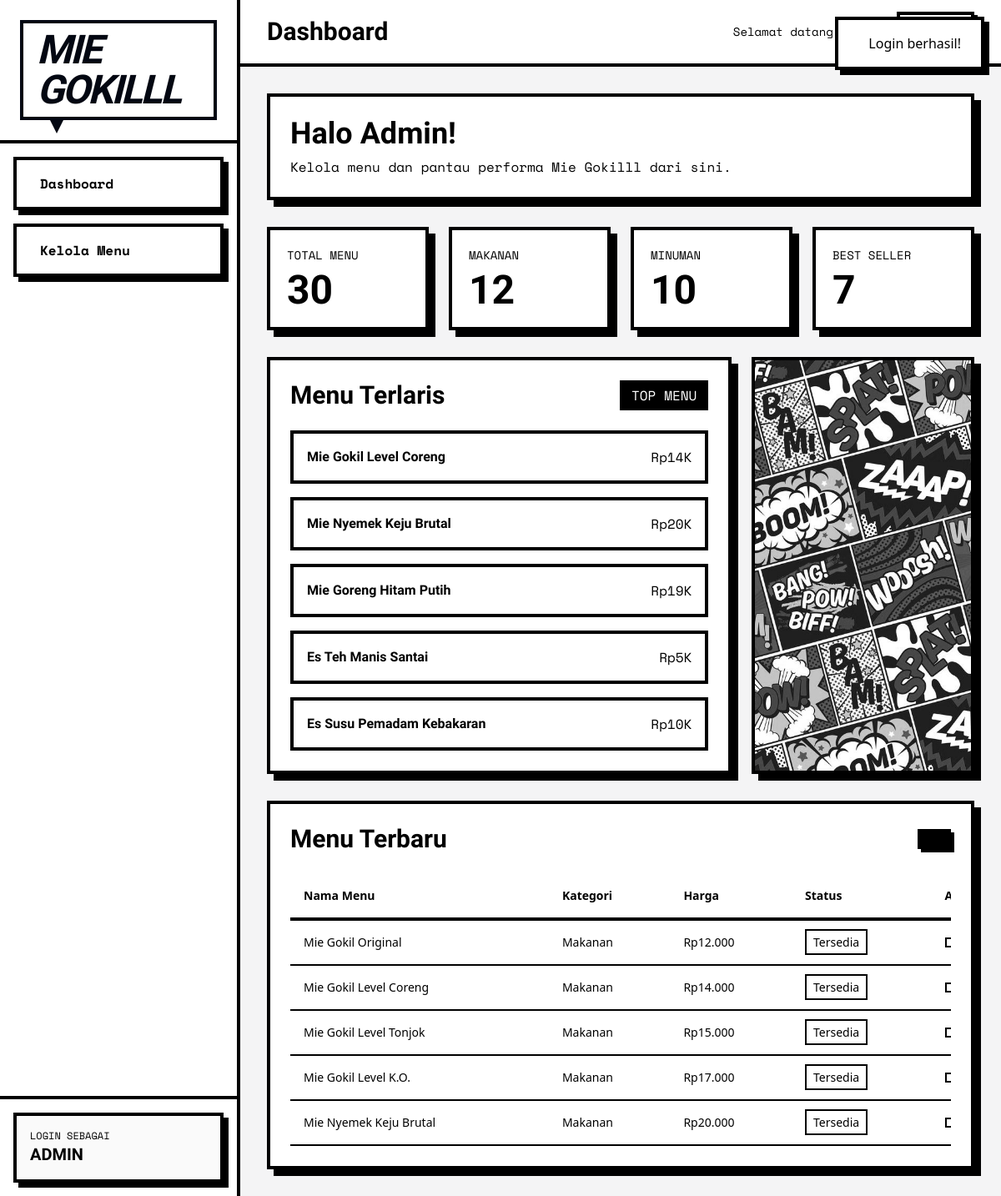
/admin/dashboard/index.php (signed in), run on the app's committed database.
### tables this page shows
CREATE TABLE `menu` (
  `id` int NOT NULL,
  `nama_menu` varchar(100) NOT NULL,
  `harga` int NOT NULL,
  `kategori` enum('makanan','minuman','cemilan') NOT NULL,
  `deskripsi` text,
  `foto` varchar(255) NOT NULL,
  `tersedia` tinyint(1) NOT NULL DEFAULT '1',
  `terlaris` tinyint(1) NOT NULL DEFAULT '0',
  `created_at` timestamp NULL DEFAULT CURRENT_TIMESTAMP
);

### services/helpers.php (called while the page is built, shortened)
<?php
function formatHarga($harga)
{
    if ($harga >= 1000) {
        return 'Rp' . round($harga / 1000) . 'K';
    }
    return 'Rp' . $harga;
}
?>

### services/domain.php (called while the page is built)
<?php $domain = "/mie-gokilll/"; ?>

### admin/dashboard/index.php (the view, shortened to what this page needs)
<?php
include './../../services/domain.php';
include './../../services/helpers.php';
include "./../../config/koneksi.php";
$result = $conn->query("
    SELECT COUNT(*) as total
    FROM menu
");
$totalMenu = $result->fetch_assoc()['total'];
$result = $conn->query("
    SELECT COUNT(*) as total
    FROM menu
    WHERE kategori='makanan'
");
$totalMakanan = $result->fetch_assoc()['total'];
$result = $conn->query("
    SELECT COUNT(*) as total
    FROM menu
    WHERE kategori='minuman'
");
$totalMinuman = $result->fetch_assoc()['total'];
$result = $conn->query("
    SELECT COUNT(*) as total
    FROM menu
    WHERE terlaris=1
");
$totalBestSeller = $result->fetch_assoc()['total'];
?>
<?php
$stmt = $conn->prepare("
    SELECT *
    FROM menu
    WHERE terlaris=1
    ORDER BY created_at DESC
    LIMIT 5
");
$stmt->execute();
$bestSellerMenus = $stmt->get_result();
$stmt = $conn->prepare("
    SELECT *
    FROM menu
    ORDER BY created_at DESC
    LIMIT 5
");
$stmt->execute();
$newMenus = $stmt->get_result();
?>
<!DOCTYPE html>
<html lang="id">
<head>
    <link rel="stylesheet" href="./../../src/css/style.css">
    <link href="https://cdn.boxicons.com/3.0.8/fonts/basic/boxicons.min.css" rel="stylesheet">
    <link href="https://cdn.boxicons.com/3.0.8/fonts/filled/boxicons-filled.min.css" rel="stylesheet">
    <link href="https://cdn.boxicons.com/3.0.8/fonts/brands/boxicons-brands.min.css" rel="stylesheet">
</head>
<body class="w-full h-screen overflow-hidden bg-zinc-100">
<div class="flex h-screen">
    <?php include './../../includes/admin/sidebar.php'; ?>
    <div class="flex flex-col flex-1 h-screen min-w-0">
        <?php include './../../includes/admin/header.php'; ?>
        <main class="min-w-0 w-full flex-1 overflow-y-auto p-8 space-y-8 max-md:p-4 max-md:space-y-4">
            <section class="bg-white border-4 border-black p-6 shadow-[8px_8px_0px_#000]">
                <h2 class="font-bricolage text-4xl font-black">
                    Halo <?= ucfirst($_SESSION['username']) ?>!
                </h2>
                <p class="font-space-mono mt-2">
                    Kelola menu dan pantau performa Mie Gokilll dari sini.
                </p>
            </section>
            <section class="grid grid-cols-4 max-md:grid-cols-2 gap-6">
                <div class="bg-white border-4 border-black p-5 shadow-[8px_8px_0px_#000]">
                    <p class="font-space-mono text-sm">
                        TOTAL MENU
                    </p>
                    <h3 class="font-bricolage text-5xl font-black mt-2">
                        <?= $totalMenu ?>
                    </h3>
                </div>
                <div class="bg-white border-4 border-black p-5 shadow-[8px_8px_0px_#000]">
                    <p class="font-space-mono text-sm">
                        MAKANAN
                    </p>
                    <h3 class="font-bricolage text-5xl font-black mt-2">
                        <?= $totalMakanan ?>
                    </h3>
                </div>
                <div class="bg-white border-4 border-black p-5 shadow-[8px_8px_0px_#000]">
                    <p class="font-space-mono text-sm">
                        MINUMAN
                    </p>
                    <h3 class="font-bricolage text-5xl font-black mt-2">
                        <?= $totalMinuman ?>
                    </h3>
                </div>
                <div class="bg-white border-4 border-black p-5 shadow-[8px_8px_0px_#000]">
                    <p class="font-space-mono text-sm">
                        BEST SELLER
                    </p>
                    <h3 class="font-bricolage text-5xl font-black mt-2">
                        <?= $totalBestSeller ?>
                    </h3>
                </div>
            </section>
            <section class="grid grid-cols-3 gap-6">
                <div class="col-span-2 max-md:col-span-3 bg-white border-4 border-black p-6 shadow-[8px_8px_0px_#000]">
                    <div class="flex justify-between items-center mb-6">
                        <h3 class="font-bricolage text-3xl max-md:text-xl font-black">
                            Menu Terlaris
                        </h3>
                        <span class="px-3 py-1 bg-black text-white border-2 border-black font-space-mono max-md:text-sm">
                            TOP MENU
                        </span>
                    </div>
                    <div class="space-y-4">
                        <?php while($menu = $bestSellerMenus->fetch_assoc()): ?>
                        <div class="border-4 border-black p-4 flex justify-between">
                            <span class="font-bricolage font-bold">
                                <?= $menu['nama_menu'] ?>
                            </span>
                            <span class="font-space-mono">
                                <?= formatHarga($menu['harga']) ?>
                            </span>
                        </div>
                        <?php endwhile;?>
                    </div>
                </div>
                <div class="max-md:hidden bg-white border-4 border-black shadow-[8px_8px_0px_#000]">
                    <img src="./../../src/img/komik.jpg" alt="" class="grayscale object-cover w-full h-full">
                </div>
            </section>
            <section class="max-md:mb-20 w-full bg-white border-4 border-black p-6 shadow-[8px_8px_0px_#000]">
                <div class="flex justify-between items-center mb-6">
                    <h3 class="font-bricolage text-3xl max-md:text-xl font-black">
                        Menu Terbaru
                    </h3>
                    <a href="<?= $domain . 'admin/menu/tambah.php' ?>"
                        class="px-4 py-2 bg-black text-white border-4 border-black shadow-[4px_4px_0px_#000] hover:translate-x-1 hover:translate-y-1 hover:shadow-none transition-all"
                    >
                    </a>
                </div>
                <div class="w-full overflow-x-auto">
                    <table class="min-w-[900px] w-max text-sm text-left">
                        <thead>
                            <tr class="border-b-4 border-black">
                                <th class="text-left py-4 px-4">Nama Menu</th>
                                <th class="text-left py-4 px-4">Kategori</th>
                                <th class="text-left py-4 px-4">Harga</th>
                                <th class="text-left py-4 px-4">Status</th>
                                <th class="text-left py-4 px-4">Aksi</th>
                            </tr>
                        </thead>
                        <tbody>
                            <?php while($menu = $newMenus->fetch_assoc()): ?>
                            <tr class="border-b-2 border-black">
                                <td class="p-4">
                                    <div class="flex items-center gap-2 h-fit">
                                        <?= htmlspecialchars($menu['nama_menu']) ?>
                                    </div>
                                </td>
                                <td class="p-4">
                                    <?= ucfirst($menu['kategori']) ?>
                                </td>
                                <td class="p-4">
                                    Rp<?= number_format($menu['harga'], 0, ',', '.') ?>
                                </td>
                                <td class="p-4">
                                    <?php if($menu['tersedia']): ?>
                                        <span class="px-2 py-1 border-2 border-black">
                                            Tersedia
                                        </span>
                                    <?php else: ?>
                                        <span class="px-2 py-1 bg-black text-white border-2 border-black">
                                            Habis
                                        </span>
                                    <?php endif; ?>
                                </td>
                                <td class="p-4">
                                    <div class="flex items-center gap-2">
                                        <a href="<?= $domain . 'admin/menu/detail.php?id=' . $menu['id'] ?>" class="flex items-center justify-center bg-white border-black border-2 p-1 w-fit h-fit">
                                        </a>
                                    </div>
                                </td>
                            </tr>
                            <?php endwhile; ?>
                            </tbody>
                    </table>
                </div>
            </section>
        </main>
    </div>
</div>
<?php include './../../includes/toast.php'; ?>
</body>
</html>

### data on the page
menu: nama_menu "Mie Gokil Level Coreng", harga "Rp14K", kategori "Makanan", harga "14.000", tersedia "Tersedia"
menu: nama_menu "Mie Nyemek Keju Brutal", harga "Rp20K", kategori "Makanan", harga "20.000", tersedia "Tersedia"
menu: nama_menu "Mie Goreng Hitam Putih", harga "Rp19K"
menu: nama_menu "Es Teh Manis Santai", harga "Rp5K"
menu: nama_menu "Es Susu Pemadam Kebakaran", harga "Rp10K"
menu: nama_menu "Mie Gokil Original", kategori "Makanan", harga "12.000", tersedia "Tersedia"
menu: nama_menu "Mie Gokil Level Tonjok", kategori "Makanan", harga "15.000", tersedia "Tersedia"
menu: nama_menu "Mie Gokil Level K.O.", kategori "Makanan", harga "17.000", tersedia "Tersedia"

### other printed values
$_SESSION['username'] "Admin"
$totalMenu "30"
$totalMakanan "12"
$totalMinuman "10"
$totalBestSeller "7"
$_SESSION['success'] "Login berhasil!"
